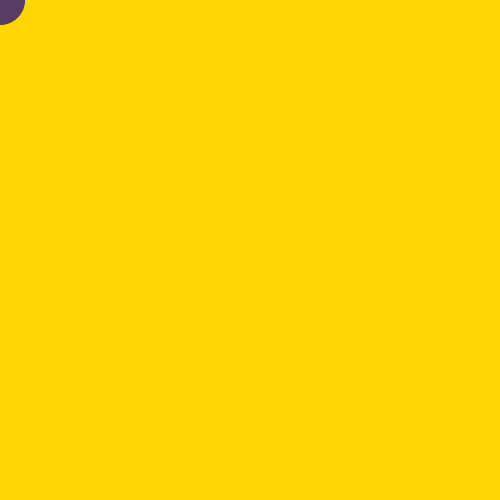
Frame 1 (no input)
Frame 60 (the mouse pressed at the canvas centre just before this capture): identical to frame 1, image omitted
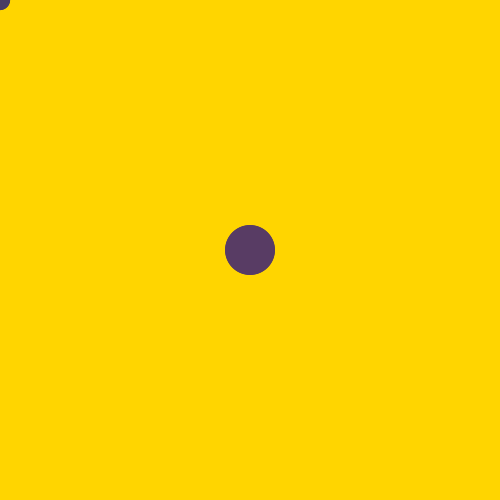
Frame 120 (the mouse held since frame 60 and released just before this capture)

The Processing sketch that drew these frames (run headless with seeded random() and noise(); from frame 60 on, the mouse is pressed at the canvas centre):

// Processing sketch: array_2
// ── array_2.pde
int numBalls = 100;
int[] posX = new int[numBalls];
int[] posY = new int[numBalls];

void setup() {
  size ( 500, 500);

  colorMode(HSB);
  
  for (int i = 0; i < numBalls; i++) {
    posX[i] = 0;
    posY[i] = 0;
  }
  noCursor();
  noStroke();
}


void draw() {
  background(#FFD500);

  for ( int i = 0; i < numBalls - 1; i++) {
    posX[i] = posX[i+1] ;
    posY[i] = posY[i+1];
  }

  posX[numBalls - 1] = mouseX;
  posY[numBalls -1 ] = mouseY;

 

  for ( int i = 0; i < numBalls; i++) {
    int myColor = int(map(i,0,numBalls -1,176,200));
    fill(myColor,100,100);
    float mySize= map(i,0, numBalls -1, 1,50);
    circle(posX[i], posY[i], mySize);
  }
}
